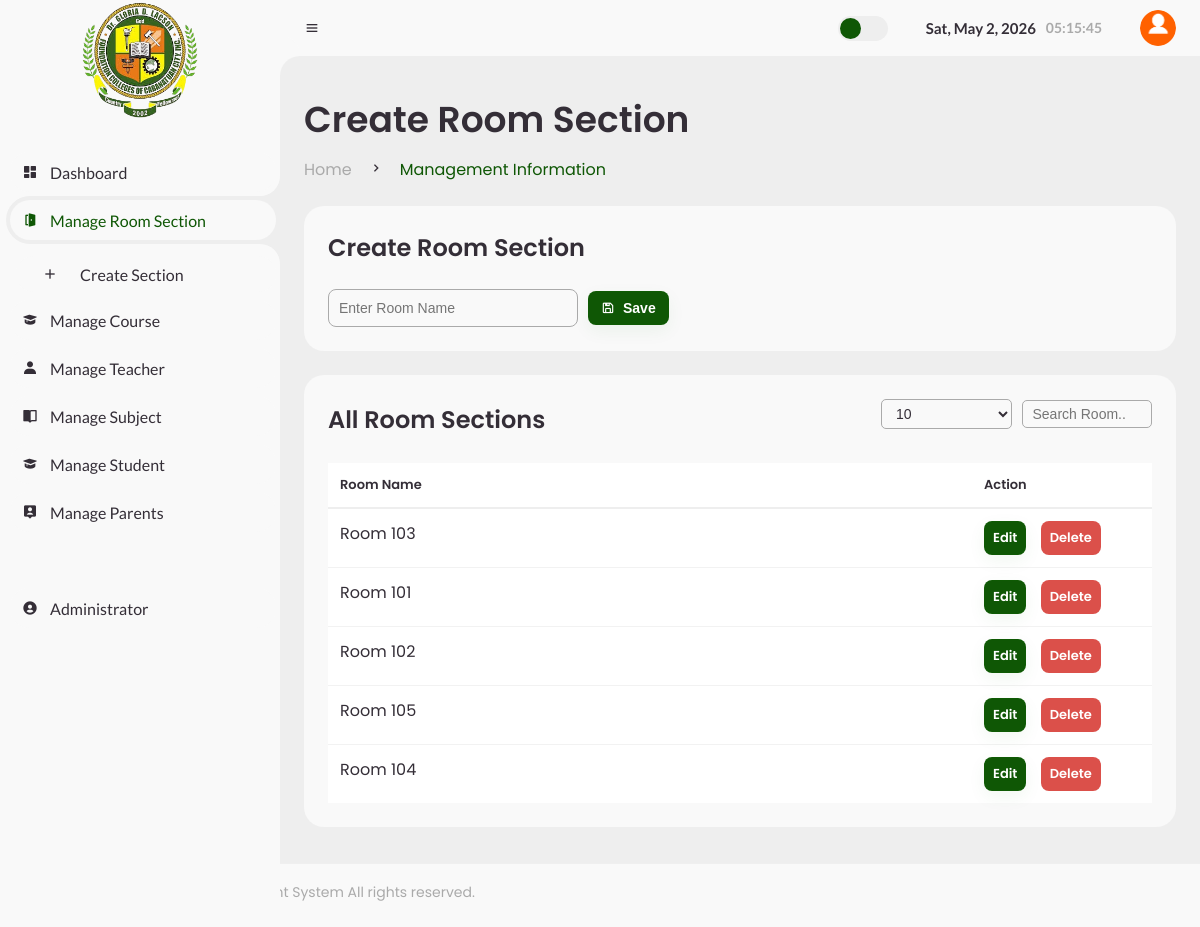
/Admin/create_room_section.php (signed in), run on the app's committed database.
### tables this page shows
CREATE TABLE `rooms` (
  `room_id` int(11) NOT NULL,
  `room_name` varchar(50) NOT NULL
);

### Admin/create_room_section.php (the view, shortened to what this page needs)
<?php
include 'header.php';
$editRow = null;
$limitOptions = [5,10,20,50];
$limit = isset($_GET['limit']) ? (int)$_GET['limit'] : 10;
$page = isset($_GET['page']) ? (int)$_GET['page'] : 1;
$offset = ($page - 1) * $limit;
$search = isset($_GET['search']) ? trim($_GET['search']) : "";
$searchQuery = $search != "" ? "WHERE room_name LIKE '%".$conn->real_escape_string($search)."%' " : "";
$totalRowsRes = $conn->query("SELECT COUNT(*) as total FROM rooms $searchQuery");
$totalRows = $totalRowsRes->fetch_assoc()['total'];
$dataQuery = $conn->query("SELECT * FROM rooms $searchQuery ORDER BY room_id ASC LIMIT $offset, $limit");
?>
<main>
    <div class="head-title">
        <div class="left">
            <h1>Create Room Section</h1>
            <ul class="breadcrumb">
                <li><a href="#">Home</a></li>
                <li><i class='bx bx-chevron-right'></i></li>
                <li><a class="active">Management Information</a></li>
            </ul>
        </div>
    </div>
    <div class="table-data">
        <div class="order">
            <div class="head">
                <h3><?php echo isset($editRow) ? "Update Room" : "Create Room Section"; ?></h3>
            </div>
            <form method="POST" class="form-class">
                <input type="text" name="roomName" placeholder="Enter Room Name"
                    value="<?php echo isset($editRow['room_name']) ? $editRow['room_name'] : ''; ?>" required>
                <?php if(isset($editRow)){ ?>
                    <button type="submit" name="update" class="btn primary">
                        <i class='bx bx-edit'></i> Update
                    </button>
                    <a href="create_room_section.php" class="btn danger small">Cancel</a>
                <?php } else { ?>
                    <button type="submit" name="save" class="btn primary">
                        <i class='bx bx-save'></i> Save
                    </button>
                <?php } ?>
            </form>
        </div>
    </div>
    <div class="table-data">
        <div class="order">
            <div class="head flex-between">
                <h3>All Room Sections</h3>
                <div class="row-controls">
                    <select name="limit" id="limitSelect" class="search-input">
                        <?php foreach($limitOptions as $option){ ?>
                            <option value="<?php echo $option; ?>" <?php if($option==$limit) echo 'selected'; ?>><?php echo $option; ?></option>
                        <?php } ?>
                    </select>
                    <input type="search" id="searchInput" class="search-input" placeholder="Search Room..."
                        value="<?php echo htmlspecialchars($search); ?>">
                </div>
            </div>
            <table>
                <thead>
                    <tr>
                        <th>Room Name</th>
                        <th>Action</th>
                    </tr>
                </thead>
                <tbody id="roomTableBody">
                    <?php if($totalRows>0){ while($row=mysqli_fetch_assoc($dataQuery)){ ?>
                        <tr>
                            <td><?php echo $row['room_name']; ?></td>
                            <td>
                                <a href="create_room_section.php?room_id=<?php echo $row['room_id']; ?>&action=edit" class="btn small primary">Edit</a>
                                <a href="create_room_section.php?room_id=<?php echo $row['room_id']; ?>&action=delete"
                                   class="btn small danger"
                                   onclick="return confirm('Delete this room?');">
                                   Delete
                                </a>
                            </td>
                        </tr>
                    <?php } } else { ?>
                        <tr><td colspan="2" class="no-records-center">No records found</td></tr>
                    <?php } ?>
                </tbody>
            </table>
        </div>
    </div>
</main>
<?php include 'stms_footer.php'; ?>
</body>
</html>

### data on the page
rooms: room_name "Room 103"
rooms: room_name "Room 101"
rooms: room_name "Room 102"
rooms: room_name "Room 105"
rooms: room_name "Room 104"

### other printed values
form field limit "10"
